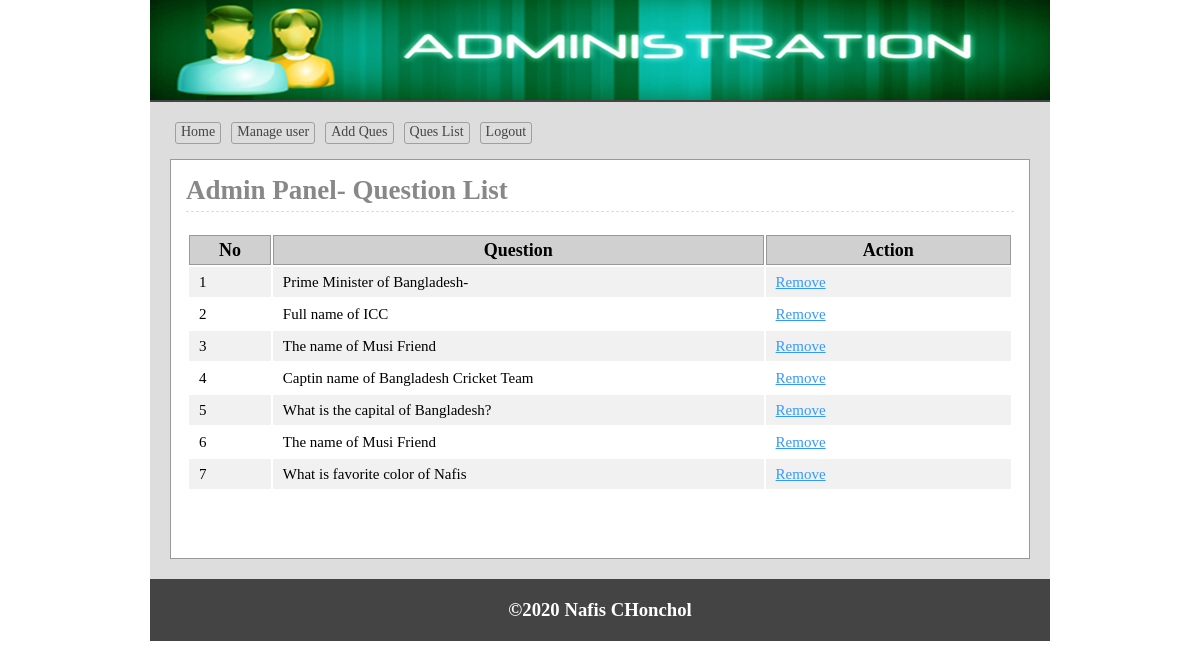
/admin/queslist.php (signed in), run on the app's committed database.
### tables this page shows
CREATE TABLE `tbl_ques` (
  `id` int(11) NOT NULL,
  `quesNo` int(11) NOT NULL,
  `ques` text NOT NULL
);

### lib/Database.php (called while the page is built, shortened)
<?php
Class Database{
	public $host   = DB_HOST;
	public $user   = DB_USER;
	public $pass   = DB_PASS;
	public $dbname = DB_NAME;
	public $link;
	private function connectDB(){
	$this->link = new mysqli($this->host, $this->user, $this->pass, $this->dbname);
 }
	public function select($query){
		$result = $this->link->query($query) or die($this->link->error.__LINE__);
		if($result->num_rows > 0){
			return $result;
		} else {
			return false;
		}
	}
}

### classes/Exam.php (called while the page is built, shortened)
<?php
	$filepath = realpath(dirname(__FILE__));
	include_once ($filepath.'/../lib/Database.php');
	class Exam{
		private $db;
		public function __construct()
		{
			$this->db=new Database();
		}
		public function getAllQues()
		{
			$query="SELECT * FROM `tbl_ques` order by quesNo ASC";
			$result=$this->db->select($query);
			return $result;
		}
	}
?>

### admin/queslist.php (the view, shortened to what this page needs)
<?php
    $filepath = realpath(dirname(__FILE__));
	include_once ($filepath.'/inc/header.php');
	include_once ($filepath.'/../classes/Exam.php');
	$xm=new Exam();
?>
<div class="main">
	<h1>Admin Panel- Question List</h1>
	<div class='questionList'>
		<table class="tblone">
			<tr>
				<th width="10%">No</th>
				<th width="60%">Question</th>
				<th width="30%">Action</th>
			</tr>
			<?php
				$ques=$xm->getAllQues();
				if($ques)
				{
					$i=0;
					foreach ($ques as $data) {
						$i++;
			?>
			<tr>
				<td><?php echo $i; ?></td>
				<td><?php echo $data['ques'] ;?></td>
				<td>
					<a onclick="return confirm('Are You Sure To Remove') " href="?del=<?php echo $data['quesNo'] ; ?>">Remove</a>
				</td>
			</tr>
			<?php 	} } ?>
		</table>
	</div>
</div>
<?php include 'inc/footer.php'; ?>

### admin/css/admin.css (style rules this page uses)
* { margin:0;padding:0;outline:none }
body { font-family:verdana }
.tblone { width:100%;border:1px solid #fff;margin:20px 0 }
.tblone td { font-size: 15px; padding: 5px 10px; }
table.tblone th { background-color: #d0d0d0; border: 1px solid #999; }
table.tblone tr:nth-child(2n+1) { background:#fff;height:30px; }
table.tblone tr:nth-child(2n) { background:#f1f1f1;height:30px; }
.tblone td a { color:#3399FF; }
.main { background: #fff none repeat scroll 0 0; border: 1px solid #999; margin-top: 10px; min-height: 368px; padding: 15px; width: 828px; }
.main h1 { border-bottom: 1px dashed #ddd; color: #888; margin: 0 0 5px; padding-bottom: 5px; }

### data on the page
tbl_ques: ques "Prime Minister of Bangladesh-"
tbl_ques: ques "Full name of ICC"
tbl_ques: ques "The name of Musi Friend"
tbl_ques: ques "Captin name of Bangladesh Cricket Team"
tbl_ques: ques "What is the capital of Bangladesh?"
tbl_ques: ques "The name of Musi Friend"
tbl_ques: ques "What is favorite color of Nafis"
